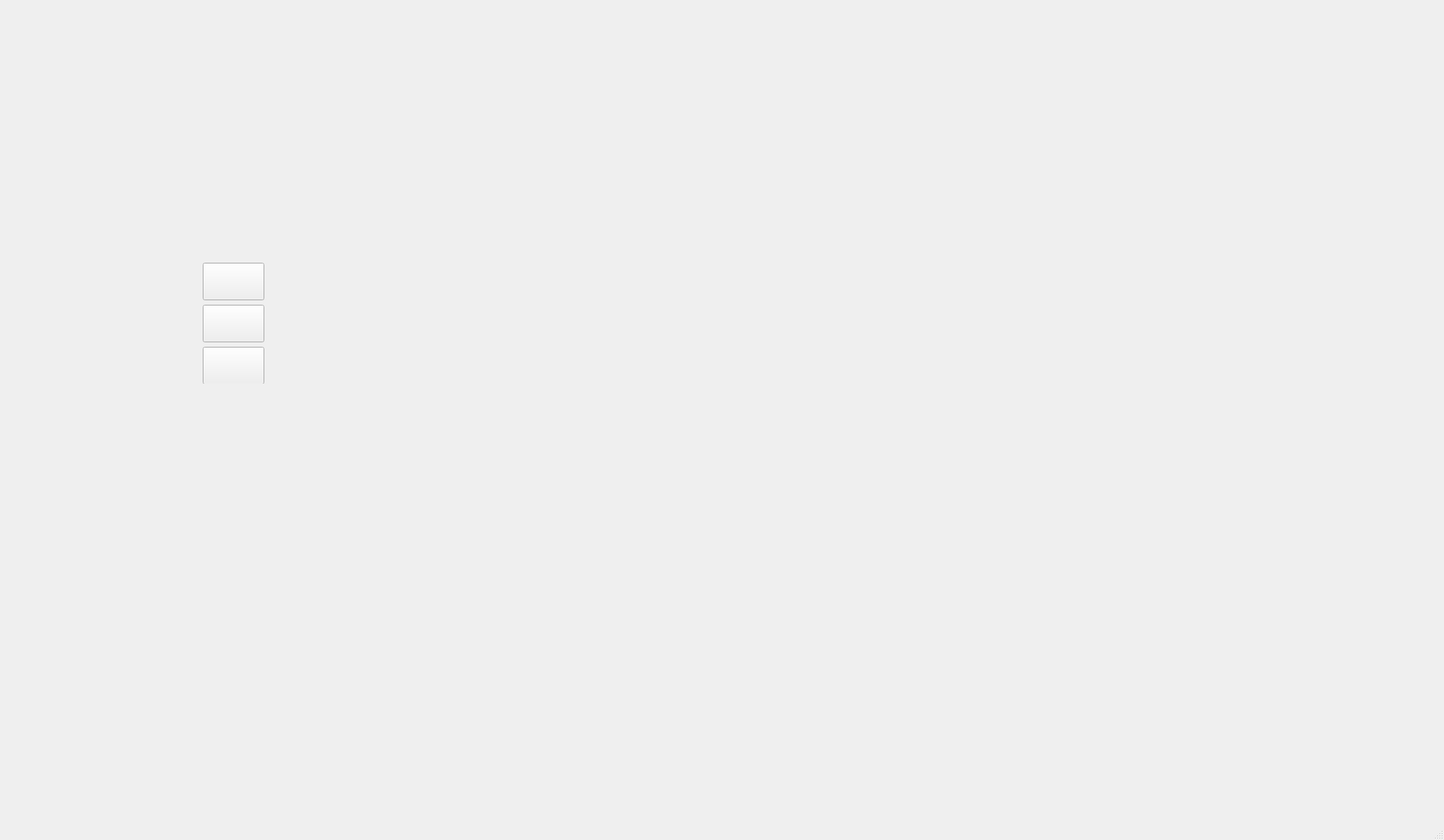
<?xml version="1.0" encoding="UTF-8"?>
<ui version="4.0">
 <class>MainWindow</class>
 <widget class="QMainWindow" name="MainWindow">
  <property name="geometry">
   <rect>
    <x>0</x>
    <y>0</y>
    <width>1923</width>
    <height>1119</height>
   </rect>
  </property>
  <property name="windowTitle">
   <string>Sudoku</string>
  </property>
  <property name="windowIcon">
   <iconset>
    <normaloff>img/sudoku.jpeg</normaloff>img/sudoku.jpeg</iconset>
  </property>
  <property name="whatsThis">
   <string>Sudoku</string>
  </property>
  <property name="styleSheet">
   <string notr="true"/>
  </property>
  <widget class="QWidget" name="backgroundWidget">
   <property name="styleSheet">
    <string notr="true"/>
   </property>
   <widget class="QWidget" name="verticalLayoutWidget">
    <property name="geometry">
     <rect>
      <x>430</x>
      <y>230</y>
      <width>1361</width>
      <height>781</height>
     </rect>
    </property>
    <layout class="QVBoxLayout" name="BKVlayout"/>
   </widget>
   <widget class="QWidget" name="verticalLayoutWidget_2">
    <property name="geometry">
     <rect>
      <x>270</x>
      <y>350</y>
      <width>82</width>
      <height>161</height>
     </rect>
    </property>
    <layout class="QVBoxLayout" name="SettingLayout">
     <item>
      <widget class="QPushButton" name="btn_music">
       <property name="minimumSize">
        <size>
         <width>50</width>
         <height>50</height>
        </size>
       </property>
       <property name="styleSheet">
        <string notr="true">image: url(:/img/music_play.png);</string>
       </property>
       <property name="text">
        <string/>
       </property>
      </widget>
     </item>
     <item>
      <widget class="QPushButton" name="btn_style">
       <property name="minimumSize">
        <size>
         <width>50</width>
         <height>50</height>
        </size>
       </property>
       <property name="styleSheet">
        <string notr="true">image: url(:/img/day.png);
background-repeat: no-repeat;
background-position: center;
background-size:contain;</string>
       </property>
       <property name="text">
        <string/>
       </property>
      </widget>
     </item>
     <item>
      <widget class="QPushButton" name="btn_link">
       <property name="minimumSize">
        <size>
         <width>50</width>
         <height>50</height>
        </size>
       </property>
       <property name="toolTip">
        <string>&lt;html&gt;&lt;head/&gt;&lt;body&gt;&lt;p&gt;刷新网络&lt;/p&gt;&lt;/body&gt;&lt;/html&gt;</string>
       </property>
       <property name="styleSheet">
        <string notr="true">image: url(:/img/link.png);</string>
       </property>
       <property name="text">
        <string/>
       </property>
      </widget>
     </item>
    </layout>
   </widget>
  </widget>
  <widget class="QMenuBar" name="menubar">
   <property name="geometry">
    <rect>
     <x>0</x>
     <y>0</y>
     <width>1923</width>
     <height>18</height>
    </rect>
   </property>
  </widget>
  <widget class="QStatusBar" name="statusbar"/>
 </widget>
 <resources/>
 <connections/>
</ui>
